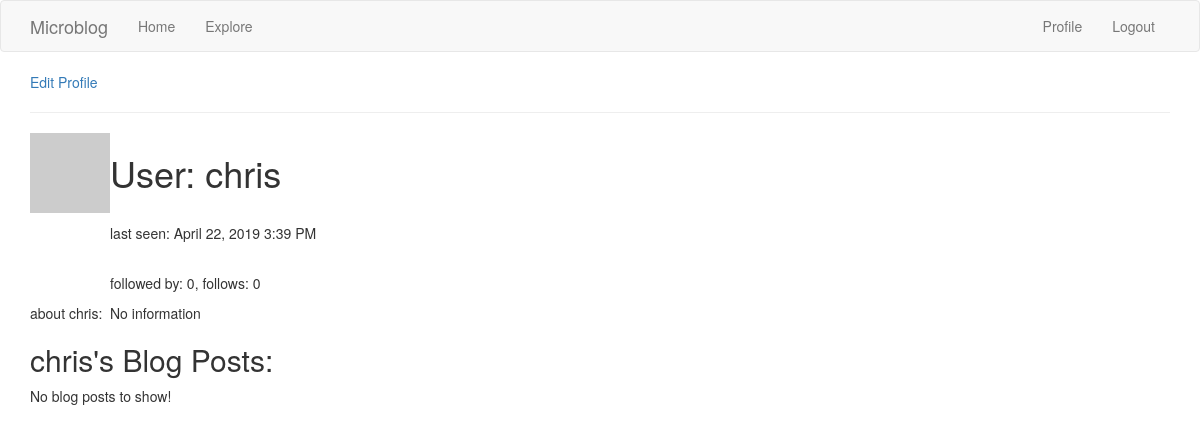
The page /user/chris (signed in) on the database as committed earlier.
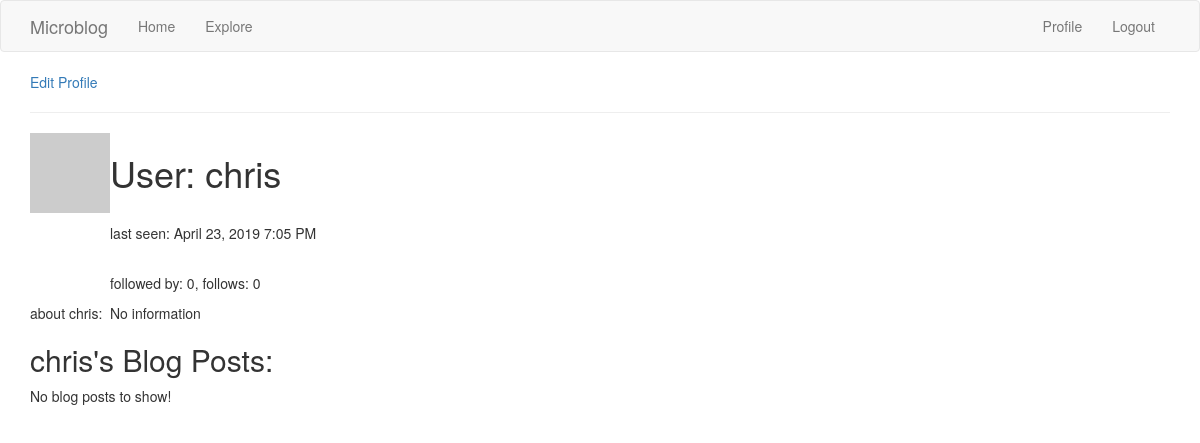
The same page on the database as committed later.
### microblog_app/models.py (models this page shows, shortened)
class User(UserMixin, db.Model): # UserMixin makes model compatible with flask-login
    id = db.Column(db.Integer, primary_key=True)  # flask login writes User.id to session
    username = db.Column(db.String(64), index=True, unique=True)
    email = db.Column(db.String(120), index=True, unique=True)
    password_hash = db.Column(db.String(128))
    posts = db.relationship('Post', backref='author', lazy='dynamic')
    about_me = db.Column(db.String(140))
    last_visited = db.Column(db.DateTime, default=datetime.utcnow())
    followed = db.relationship(
        'User', secondary=followers,
        primaryjoin=(followers.c.follower_id == id),
        secondaryjoin=(followers.c.followed_id == id),
        backref=db.backref('followers', lazy='dynamic'),
        lazy='dynamic'
    )
    def pull_avatar(self, size):
        digest = md5(self.email.lower().encode('utf-8')).hexdigest()
        return f"https://www.gravatar.com/avatar/{digest}?d=identicon&s={size}"
    def timestamp_on_request(self):  # time stamp to update last_visited in db upon request of any page
        self.last_visited = datetime.utcnow()
        db.session.commit()

### microblog_app/routes.py (the view)
@app.route(URLRoute.user)
@login_required
def user(username):
    user = User.query.filter_by(username=username).first_or_404()  # returns either element or 404 response
    page = request.args.get('page', 1, type=int)
    posts = user.posts.order_by(Post.timestamp.desc()).paginate(
        page, app.config['POSTS_PER_PAGE'], False
    )
    next_page = url_for('explore', page=posts.next_num) if posts.has_next else None
    prev_page = url_for('explore', page=posts.prev_num) if posts.has_prev else None
    return render_template("user.html", title=_(f"{user.username}'s profile"), user=user, posts=posts.items,
                           next_page=next_page, prev_page=prev_page)

### microblog_app/models.py (called while the page is built)
@login.user_loader
def load_user(id):
    return User.query.get(int(id))

### microblog_app/routes.py (called while the page is built)
@app.before_request  # applies to all routes in the application
def before_request():
    if current_user.is_authenticated:
        current_user.timestamp_on_request()
    g.locale = str(get_locale())

### microblog_app/templates/user.html (shortened to what this page needs)
{% extends "base.html" %}
{% block app_content %}
{% if current_user == user %}
    <p><a href="{{ url_for('edit_profile') }}">{{ _('Edit Profile') }}</a></p>
{% elif current_user.is_following(user) %}
    <p><a href="{{ url_for('unfollow', username=user.username) }}">{{ _('unfollow') }}</a></p>
{% elif not current_user.is_following(user) %}
    <p><a href="{{ url_for('follow', username=user.username) }}">{{ _('follow') }}</a></p>
{% endif %}
<table>
    <tr valign="top">
        <td><img src="{{ user.pull_avatar(128) }}"></td>
        <td>
            <h1>User: {{ user.username }}</h1>
            <br>
            <p>last seen:
                {% if user.last_visited %}
                    {{ moment(user.last_visited).format('LLL') }}
                {% else %}
                    {{ _('no information') }}
                {% endif %}</p>
            <br>
            <p>
                {{ _('followed by') }}: {{ user.followers.count() }},
                {{ _('follows') }}: {{ user.followed.count()}}
            </p>
        </td>
    </tr>
    <tr>
        <td>
            {{ _('about') }} {{ user.username }}:
        </td>
        <td>
            {% if user.about_me %}
                {{ _(user.about_me) }}
            {% else %}
                {{ _('No information') }}
            {% endif %}
        </td>
    </tr>
    <hr>
</table>
<h2>{{ user.username }}'s {{ _('Blog Posts') }}:</h2>
{% include "_posts.html" %}
{% endblock %}

### microblog_app/templates/base.html (shortened to what this page needs)
{% extends 'bootstrap/base.html' %}
{% block navbar %}
    <nav class="navbar navbar-default">
        <div class="container">
            <div class="navbar-header">
                <a class="navbar-brand" href="{{ url_for('index') }}">Microblog</a>
            </div>
            <div class="collapse navbar-collapse" id="bs-example-navbar-collapse-1">
                <ul class="nav navbar-nav">
                    <li><a href="{{ url_for('index') }}">{{ _('Home') }}</a></li>
                    <li><a href="{{ url_for('explore') }}">{{ _('Explore') }}</a></li>
                </ul>
                <ul class="nav navbar-nav navbar-right">
                    {% if current_user.is_anonymous %}
                    <li><a href="{{ url_for('login') }}">{{ _('Login') }}</a></li>
                    {% else %}
                    <li><a href="{{ url_for('user', username=current_user.username) }}">{{ _('Profile') }}</a></li>
                    <li><a href="{{ url_for('logout') }}">{{ _('Logout') }}</a></li>
                    {% endif %}
                </ul>
            </div>
        </div>
    </nav>
{% endblock %}
{% block content %}
    <div class="container">
        {% block app_content %}{% endblock %}
    </div>
{% endblock %}

### microblog_app/templates/_posts.html
{% if posts %}
    <table class="table table-hover">
    {% for post in posts %}
            <td valign="top">
                <td><img src="{{ post.author.pull_avatar(36) }}"></td>
                <td>
                    <a href="{{ url_for('user', username=post.author.username) }}">
                        {{ post.author.username }}
                    </a>
                    {{ _('says') }} ...
                    <b>{{ _(post.body) }}</b><br>
                    posted {{ moment(post.timestamp.date()).fromNow() }}
                </td>
                <td>
                {% if current_user.username == post.author.username %}
                    <p>{{ _('me') }}</p>
                {% elif current_user.is_following(post.author) %}
                    <a href="{{ url_for('unfollow', username=post.author.username) }}">{{ _('unfollow') }}</a>
                {% elif not current_user.is_following(post.author) %}
                    <a href="{{ url_for('follow', username=post.author.username) }}">{{ _('follow') }}</a>
                {% endif %}
                </td>
            </tr>
    {% endfor %}
    </table>
    <nav aria-label="...">
        <ul class="pager">
            <li class="previous {% if not prev_page %} disabled {% endif %}">
                <a href="{{ prev_page or '#' }}">
                    <span aria-hidden="true">&larr;</span>{{ _('Newer posts') }}
                </a>
            </li>
            <li class="next {% if not prev_page %} disabled {% endif %}">
                <a href="{{ next_page or '#' }}">
                    {{ _('Older posts') }}<span aria-hidden="true">&rarr;</span>
                </a>
            </li>
        </ul>
    </nav>
{% else %}
    <p>{{ _('No blog posts to show!') }}</p>
{% endif %}

Rows that differ between the two databases and show on the page:
changed User "chris": last_visited "April 22, 2019 3:39 PM" → "April 23, 2019 7:05 PM"
